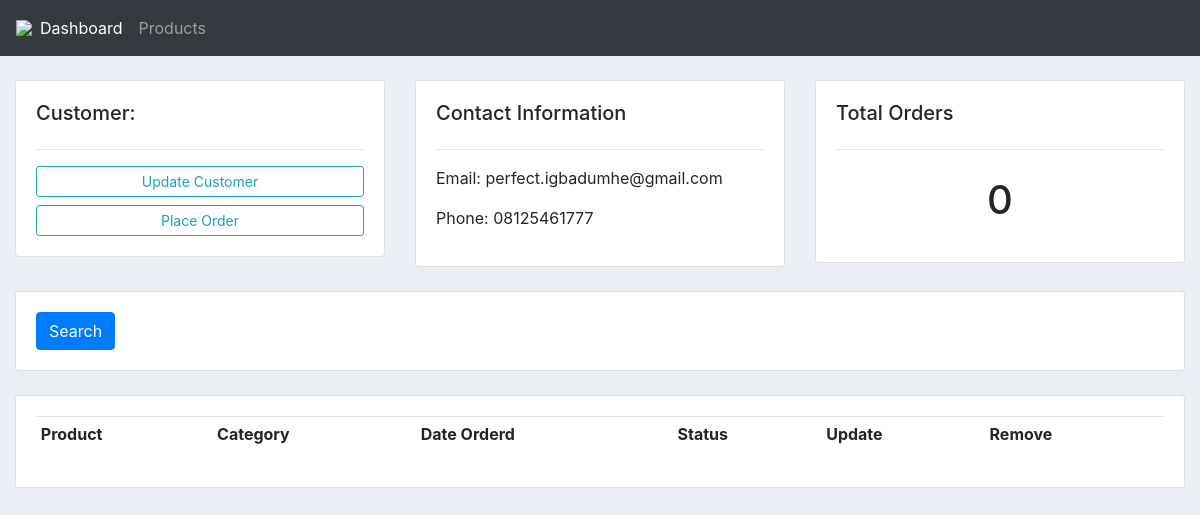
The app's page /customer/1/, older data.
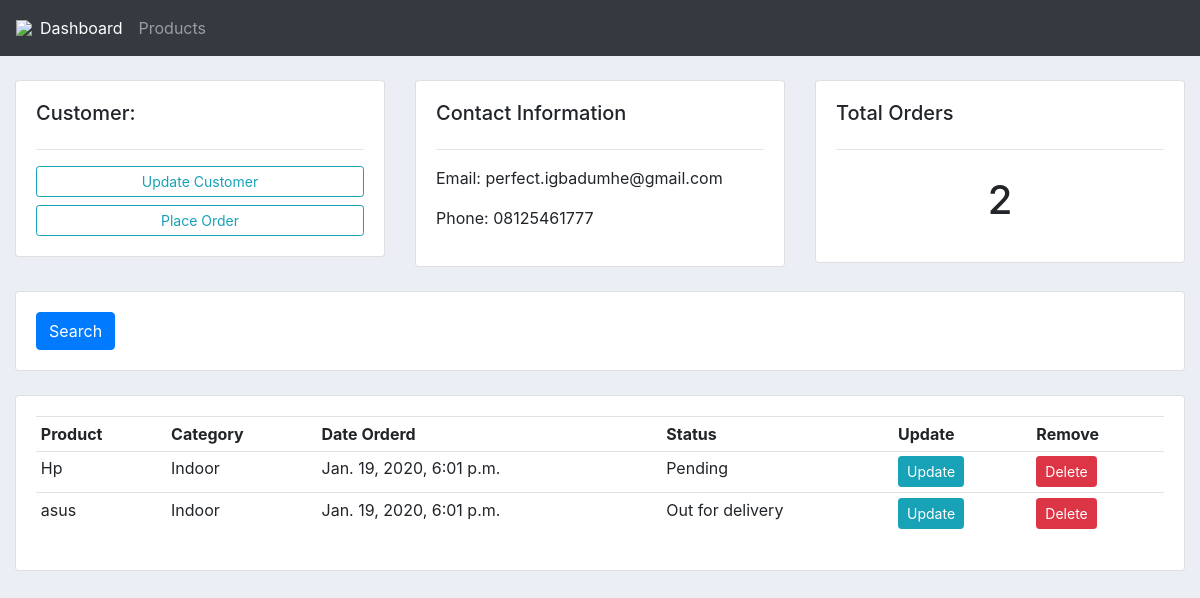
The same page, newer data.
### accounts/models.py (models this page shows)
class Order(models.Model):
	STATUS = (
			('Pending', 'Pending'),
			('Out for delivery', 'Out for delivery'),
			('Delivered', 'Delivered'),
			)
	customer = models.ForeignKey(Customer, null=True, on_delete= models.SET_NULL)
	product = models.ForeignKey(Product, null=True, on_delete= models.SET_NULL)
	date_created = models.DateTimeField(auto_now_add=True, null=True)
	status = models.CharField(max_length=200, null=True, choices=STATUS)

class Product(models.Model):
	CATEGORY = (
			('Indoor', 'Indoor'),
			('Out Door', 'Out Door'),
			)
	name = models.CharField(max_length=200, null=True)
	price = models.FloatField(null=True)
	category = models.CharField(max_length=200, null=True, choices=CATEGORY)
	description = models.CharField(max_length=200, null=True, blank=True)
	date_created = models.DateTimeField(auto_now_add=True, null=True)
	tags = models.ManyToManyField(Tag)
	def __str__(self):
		return self.name

### accounts/views.py (the view)
# urls.py: path('customer/<str:pk_test>/', views.customer, name="customer"),
def customer(request, pk_test):
	customer = Customer.objects.get(id=pk_test)
	orders = customer.order_set.all()
	order_count = orders.count()
	context = {'customer':customer, 'orders':orders, 'order_count':order_count}
	return render(request, 'accounts/customer.html',context)

### accounts/templates/accounts/customer.html
{%  extends 'base.html' %}
{% block content %}
	<br>
<div class="row">
	<div class="col-md">
		<div class="card card-body">
			<h5>Customer:</h5>
			<hr>
			<a class="btn btn-outline-info  btn-sm btn-block" href="">Update Customer</a>
			<a class="btn btn-outline-info  btn-sm btn-block" href="{% url 'create_order' customer.id %}">Place Order</a>
		</div>
	</div>
	<div class="col-md">
		<div class="card card-body">
			<h5>Contact Information</h5>
			<hr>
			<p>Email: {{customer.email}}</p>
			<p>Phone: {{customer.phone}}</p>
		</div>
	</div>
	<div class="col-md">
		<div class="card card-body">
			<h5>Total Orders</h5>
			<hr>
			<h1 style="text-align: center;padding: 10px">{{order_count}}</h1>
		</div>
	</div>
</div>
<br>
<div class="row">
	<div class="col">
		<div class="card card-body">
			<form method="get">
		    <button class="btn btn-primary" type="submit">Search</button>
		  </form>
		</div>
	</div>
</div>
<br>
<div class="row">
	<div class="col-md">
		<div class="card card-body">
			<table class="table table-sm">
				<tr>
					<th>Product</th>
					<th>Category</th>
					<th>Date Orderd</th>
					<th>Status</th>
					<th>Update</th>
					<th>Remove</th>
				</tr>
				{% for order in orders %}
				<tr>
					<td>{{order.product}}</td>
					<td>{{order.product.category}}</td>
					<td>{{order.date_created}}</td>
					<td>{{order.status}}</td>
					<td><a class="btn btn-sm btn-info" href="{% url 'update_order' order.id %}">Update</a></td>
					<td><a class="btn btn-sm btn-danger" href="{% url 'delete_order' order.id %}">Delete</a></td>
				</tr>
				{% endfor %}
			</table>
		</div>
	</div>
</div>
{% endblock %}

Row changes from the older to the newer data that the page shows:
added Order: product "Hp", product.category "Indoor", date_created "Jan. 19, 2020, 6:01 p.m.", status "Pending"
added Order: product "asus", product.category "Indoor", date_created "Jan. 19, 2020, 6:01 p.m.", status "Out for delivery"
Text that changed along with them:
{{ order_count }}: "0" → "2"
